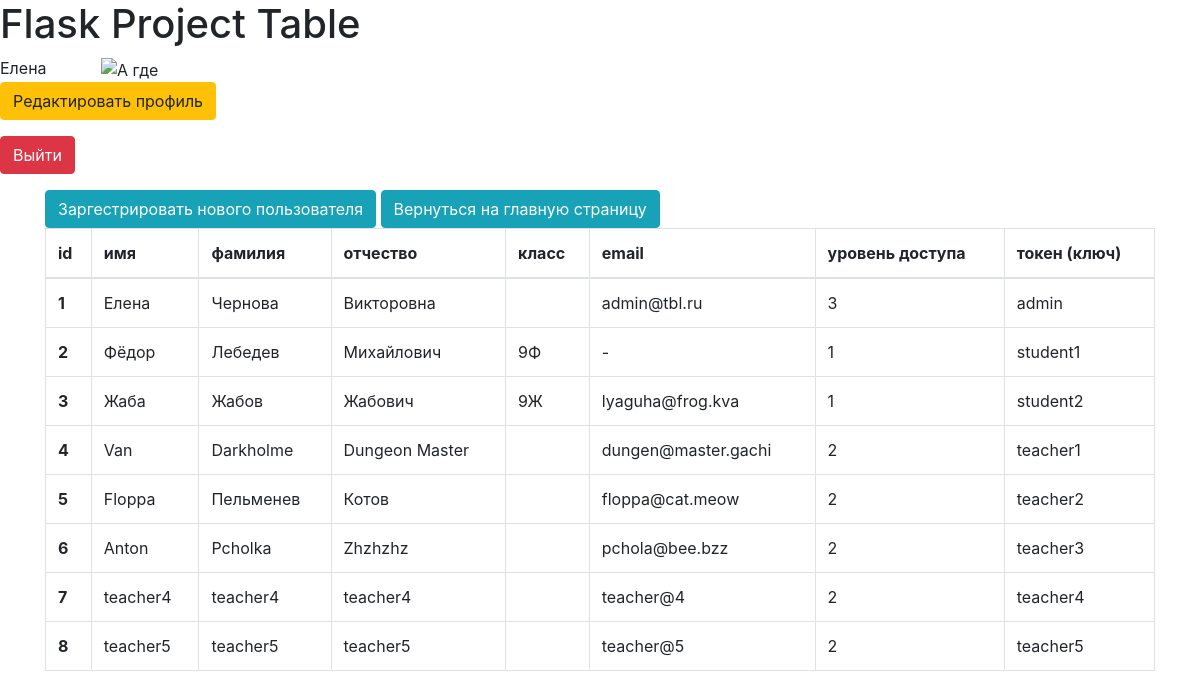
The app's page /users (signed in) with its own data.
### tables this page shows
CREATE TABLE "users"
(
	id INTEGER not null
		primary key,
	name VARCHAR,
	surname VARCHAR,
	patronymic VARCHAR,
	grade VARCHAR,
	email VARCHAR,
	hashed_password VARCHAR,
	modified_date DATETIME,
	access_level INTEGER,
	token VARCHAR
		unique,
	image VARCHAR default 'static/img/default.png'
);

### app.py (the view, shortened to what this page needs)
@app.route('/users', methods=['POST', 'GET'])
def users():
    if current_user.access_level == 3:
        form = EditUsersForm()
        db_sess = db_session.create_session()
        header, rows = all_users_table()
        return render_template("all_users.html", rows=rows, header=header, form=form)
    abort(403, message="Access denied")

### app.py (called while the page is built)
def all_users_table():
    header = ['id', 'имя', 'фамилия', 'отчество', 'класс', 'email', 'уровень доступа',
              'токен (ключ)']
    db_sess = db_session.create_session()
    all_users = list(db_sess.query(User))
    rows = []
    for user in all_users:
        row = [user.id, user.name, user.surname, user.patronymic, user.grade, user.email,
               user.access_level, user.token]
        row = ['-' if el is None else el for el in row]
        rows.append(row)
    return header, rows

@login_manager.user_loader
def load_user(user_id):
    db_sess = db_session.create_session()
    return db_sess.query(User).get(user_id)

### data/sqlalchemy/db_session.py (called while the page is built)
def create_session() -> Session:
    global __factory
    return __factory()

### templates/all_users.html (shortened to what this page needs)
{% extends "base.html" %}
{% block content %}
    <a class="btn btn-info" href="/register">Заргестрировать нового
        пользователя
    </a>
    <a class="btn btn-info" href="/">Вернуться на главную страницу
    </a>
    <table class="table table-bordered" id="table" contenteditable="false">
        <thead>
        <tr>
            {% for text in header %}
                <th scope="col" id="header_{{ loop.index }}">{{ text }}</th>
            {% endfor %}
        </tr>
        </thead>
        <tbody>
        {% for row in rows %}
            {% set row_count = loop.index %}
            <tr>
                {% for text in row %}
                    {% if loop.index == 1 %}
                        <th scope="row" id="row_{{ row_count }}">{{ text }}</th>
                    {% else %}
                        <td onclick="edit_user(this);"
                            id="cell{{ loop.index }}_{{ row_count }}">{{ text }}</td>
                    {% endif %}
                {% endfor %}
            </tr>
        {% endfor %}
        </tbody>
    </table>
{% endblock %}

### templates/base.html (shortened to what this page needs)
<!DOCTYPE html>
<html lang="en">
<head>
    <link rel="stylesheet"
          href="https://stackpath.bootstrapcdn.com/bootstrap/4.4.1/css/bootstrap.min.css"
>
    <link rel="stylesheet" type="text/css"
          href="{{ url_for('static', filename='css/style.css') }}"/>
</head>
<body>
<h1>Flask Project Table</h1>
<nav>
    {% if current_user.is_authenticated %}
        {{ current_user.name }}
        <img style="margin-left: 50px;" src="{{ current_user.image }}" alt="А где" width=50
             height=50>
        <p>
            <a class="btn btn-warning" href="/user_edit/{{ current_user.id }}">Редактировать
                профиль</a>
        </p>
        <p>
            <a class="btn btn-danger" href="/logout">Выйти</a>
        </p>
    {% else %}
        <p>
            <a class="btn btn-success" href="/token">Войти</a>
        </p>
    {% endif %}
</nav>
<main role="main" class="container">
    {% block content %}{% endblock %}
</main>
</body>
</html>

### static/css/style.css (style rules this page uses)
table { border: 1px solid grey; }
th { border: 1px solid grey; }
td { border: 1px solid grey; }
table { width: 100%; }
table { width: 600px; }

### records on screen
users: name "Елена", row "1", surname "Чернова", patronymic "Викторовна", email "admin@tbl.ru", row "3", token "admin"
users: row "2", name "Фёдор", surname "Лебедев", patronymic "Михайлович", grade "9Ф", row "-" "1", token "student1"
users: row "3", name "Жаба", surname "Жабов", patronymic "Жабович", grade "9Ж", email "lyaguha@frog.kva", row "1", token "student2"
users: row "4", name "Van", surname "Darkholme", patronymic "Dungeon Master", email "dungen@master.gachi", row "2", token "teacher1"
users: row "5", name "Floppa", surname "Пельменев", patronymic "Котов", email "floppa@cat.meow", row "2", token "teacher2"
users: row "6", name "Anton", surname "Pcholka", patronymic "Zhzhzhz", email "pchola@bee.bzz", row "2", token "teacher3"
users: row "7", name "teacher4", surname "teacher4", patronymic "teacher4", email "teacher@4", row "2", token "teacher4"
users: row "8", name "teacher5", surname "teacher5", patronymic "teacher5", email "teacher@5", row "2", token "teacher5"

### other values on screen
{{ text }} "id" "имя" "фамилия" "отчество" "класс" "email" "уровень доступа" "токен (ключ)"
